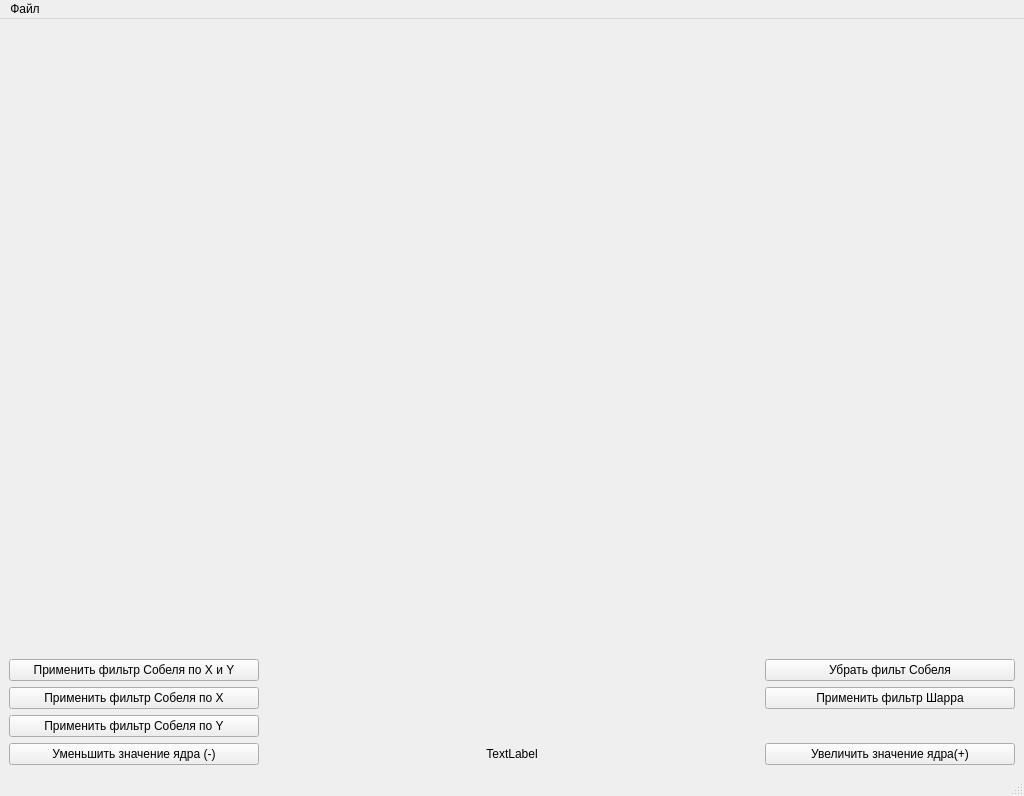
<?xml version="1.0" encoding="UTF-8"?>
<ui version="4.0">
 <class>MainWindow</class>
 <widget class="QMainWindow" name="MainWindow">
  <property name="geometry">
   <rect>
    <x>0</x>
    <y>0</y>
    <width>1024</width>
    <height>796</height>
   </rect>
  </property>
  <property name="sizePolicy">
   <sizepolicy hsizetype="Expanding" vsizetype="Expanding">
    <horstretch>0</horstretch>
    <verstretch>0</verstretch>
   </sizepolicy>
  </property>
  <property name="minimumSize">
   <size>
    <width>500</width>
    <height>500</height>
   </size>
  </property>
  <property name="windowTitle">
   <string>MainWindow</string>
  </property>
  <widget class="QWidget" name="centralwidget">
   <property name="enabled">
    <bool>true</bool>
   </property>
   <layout class="QVBoxLayout" name="verticalLayout">
    <item>
     <widget class="QLabel" name="label_3">
      <property name="text">
       <string/>
      </property>
     </widget>
    </item>
    <item>
     <layout class="QHBoxLayout" name="horizontalLayout">
      <item>
       <layout class="QGridLayout" name="gridLayout">
        <property name="sizeConstraint">
         <enum>QLayout::SetDefaultConstraint</enum>
        </property>
        <item row="2" column="0">
         <widget class="QPushButton" name="pushButton_4">
          <property name="text">
           <string>Применить фильтр Собеля по Y</string>
          </property>
         </widget>
        </item>
        <item row="0" column="2">
         <widget class="QPushButton" name="pushButton_2">
          <property name="maximumSize">
           <size>
            <width>250</width>
            <height>16777215</height>
           </size>
          </property>
          <property name="text">
           <string>Убрать фильт Собеля</string>
          </property>
         </widget>
        </item>
        <item row="0" column="0">
         <widget class="QPushButton" name="pushButton">
          <property name="text">
           <string>Применить фильтр Собеля по X и Y</string>
          </property>
         </widget>
        </item>
        <item row="4" column="0">
         <widget class="QPushButton" name="pushButton_5">
          <property name="maximumSize">
           <size>
            <width>250</width>
            <height>16777215</height>
           </size>
          </property>
          <property name="text">
           <string>Уменьшить значение ядра (-)</string>
          </property>
         </widget>
        </item>
        <item row="4" column="1">
         <widget class="QLabel" name="label_2">
          <property name="text">
           <string>TextLabel</string>
          </property>
          <property name="alignment">
           <set>Qt::AlignCenter</set>
          </property>
         </widget>
        </item>
        <item row="1" column="0">
         <widget class="QPushButton" name="pushButton_3">
          <property name="text">
           <string>Применить фильтр Собеля по X</string>
          </property>
         </widget>
        </item>
        <item row="4" column="2">
         <widget class="QPushButton" name="pushButton_6">
          <property name="text">
           <string>Увеличить значение ядра(+)</string>
          </property>
         </widget>
        </item>
        <item row="1" column="2">
         <widget class="QPushButton" name="pushButton_7">
          <property name="text">
           <string>Применить фильтр Шарра</string>
          </property>
         </widget>
        </item>
       </layout>
      </item>
     </layout>
    </item>
   </layout>
  </widget>
  <widget class="QMenuBar" name="menubar">
   <property name="geometry">
    <rect>
     <x>0</x>
     <y>0</y>
     <width>1024</width>
     <height>21</height>
    </rect>
   </property>
   <widget class="QMenu" name="menu">
    <property name="title">
     <string>Файл</string>
    </property>
    <widget class="QMenu" name="menu_2">
     <property name="title">
      <string>Сохранить</string>
     </property>
     <addaction name="action_X_Y"/>
     <addaction name="action_3"/>
     <addaction name="action_Y"/>
     <addaction name="action_4"/>
    </widget>
    <addaction name="action"/>
    <addaction name="menu_2"/>
   </widget>
   <addaction name="menu"/>
  </widget>
  <widget class="QStatusBar" name="statusbar"/>
  <action name="action">
   <property name="text">
    <string>Загрузить</string>
   </property>
  </action>
  <action name="action_3">
   <property name="text">
    <string>Фильтр собеля по Х</string>
   </property>
  </action>
  <action name="action_Y">
   <property name="text">
    <string>Фильтр Собеля по Y</string>
   </property>
  </action>
  <action name="action_X_Y">
   <property name="text">
    <string>Фильтр Собеля по X и Y</string>
   </property>
  </action>
  <action name="action_4">
   <property name="text">
    <string>Фильтр Шарра</string>
   </property>
  </action>
 </widget>
 <resources/>
 <connections/>
</ui>
